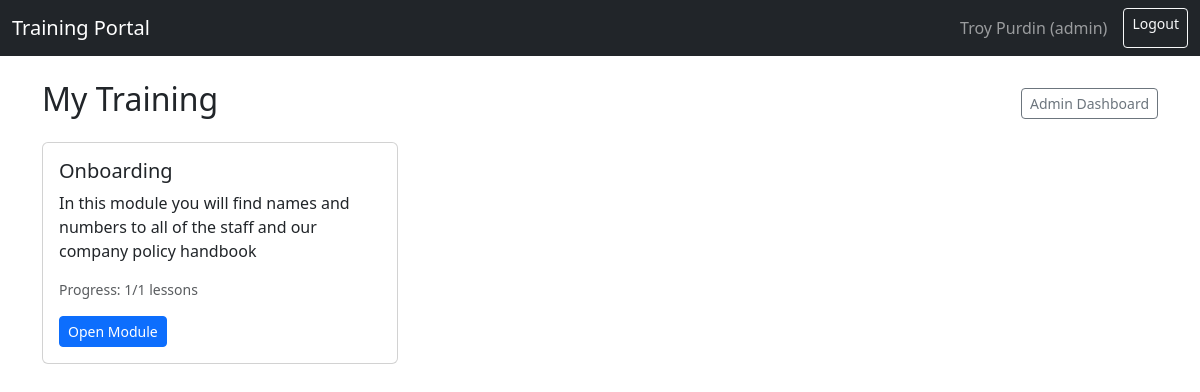
The page /dashboard (signed in) on the database its author committed.
### app.py (models this page shows, shortened)
class User(db.Model):
    id = db.Column(db.Integer, primary_key=True)
    name = db.Column(db.String(120), nullable=False)
    email = db.Column(db.String(255), unique=True, nullable=False)
    password_hash = db.Column(db.String(255), nullable=False)
    role = db.Column(db.String(20), default="trainee")  # 'admin' or 'trainee'

class TrainingModule(db.Model):
    id = db.Column(db.Integer, primary_key=True)
    title = db.Column(db.String(255), nullable=False)
    description = db.Column(db.Text)
    is_active = db.Column(db.Boolean, default=True)
    lessons = db.relationship(
        "Lesson",
        backref="module",
        lazy=True,
        order_by="Lesson.sort_order"
    )

### app.py (the view)
@app.route("/dashboard")
@login_required
def dashboard():
    user = current_user()
    modules = TrainingModule.query.filter_by(is_active=True).all()
    progress_map = {}
    for m in modules:
        lesson_ids = [l.id for l in m.lessons]
        total = len(lesson_ids)
        if total == 0:
            completed = 0
        else:
            completed = (
                LessonProgress.query.filter(
                    LessonProgress.user_id == user.id,
                    LessonProgress.lesson_id.in_(lesson_ids),
                )
                .distinct(LessonProgress.lesson_id)
                .count()
            )
        progress_map[m.id] = {"total": total, "completed": completed}
    return render_template("trainee_dashboard.html", user=user, modules=modules, progress_map=progress_map)

### app.py (called while the page is built)
def current_user():
    uid = session.get("user_id")
    if not uid:
        return None
    return User.query.get(uid)

@app.context_processor
def inject_current_user():
    return {"current_user": current_user}

def login_required(f):
    @wraps(f)
    def decorated(*args, **kwargs):
        if not current_user():
            return redirect(url_for("login"))
        return f(*args, **kwargs)
    return decorated

### templates/trainee_dashboard.html
{% extends "base.html" %}
{% block content %}
<div class="d-flex justify-content-between align-items-center mb-3">
  <h2>My Training</h2>
  {% if user.role == "admin" %}
    <a class="btn btn-sm btn-outline-secondary" href="{{ url_for('admin_dashboard') }}">
      Admin Dashboard
    </a>
  {% endif %}
</div>
{% if modules %}
  <div class="row">
    {% for m in modules %}
      {% set p = progress_map[m.id] %}
      <div class="col-md-4 mb-3">
        <div class="card h-100">
          <div class="card-body">
            <h5 class="card-title">{{ m.title }}</h5>
            <p class="card-text">{{ m.description }}</p>
            <p class="small text-muted">
              Progress:
              {% if p.total == 0 %}
                No lessons yet
              {% else %}
                {{ p.completed }}/{{ p.total }} lessons
              {% endif %}
            </p>
            <a href="{{ url_for('module_detail', module_id=m.id) }}" class="btn btn-primary btn-sm">
              Open Module
            </a>
          </div>
        </div>
      </div>
    {% endfor %}
  </div>
{% else %}
  <p>No active training modules yet.</p>
{% endif %}
{% endblock %}

### templates/base.html (shortened to what this page needs)
<!doctype html>
<html lang="en">
<head>
  <link href="https://cdn.jsdelivr.net/npm/bootstrap@5.3.3/dist/css/bootstrap.min.css" rel="stylesheet">
</head>
<body>
<nav class="navbar navbar-expand-lg navbar-dark bg-dark mb-4">
  <div class="container-fluid">
    <a class="navbar-brand" href="{{ url_for('dashboard') }}">Training Portal</a>
    <div class="d-flex">
      {% if session.get('user_id') %}
        <span class="navbar-text me-3">
          {{ current_user().name }} ({{ current_user().role }})
        </span>
        <a class="btn btn-outline-light btn-sm" href="{{ url_for('logout') }}">Logout</a>
      {% endif %}
    </div>
  </div>
</nav>
<div class="container">
  {% block content %}{% endblock %}
</div>
</body>
</html>

### rows shown on the page
User: name "Troy Purdin", role "admin"
TrainingModule: title "Onboarding", description "In this module you will find names and numbers to all of the staff and our company policy handbook", completed "1", total "1"
